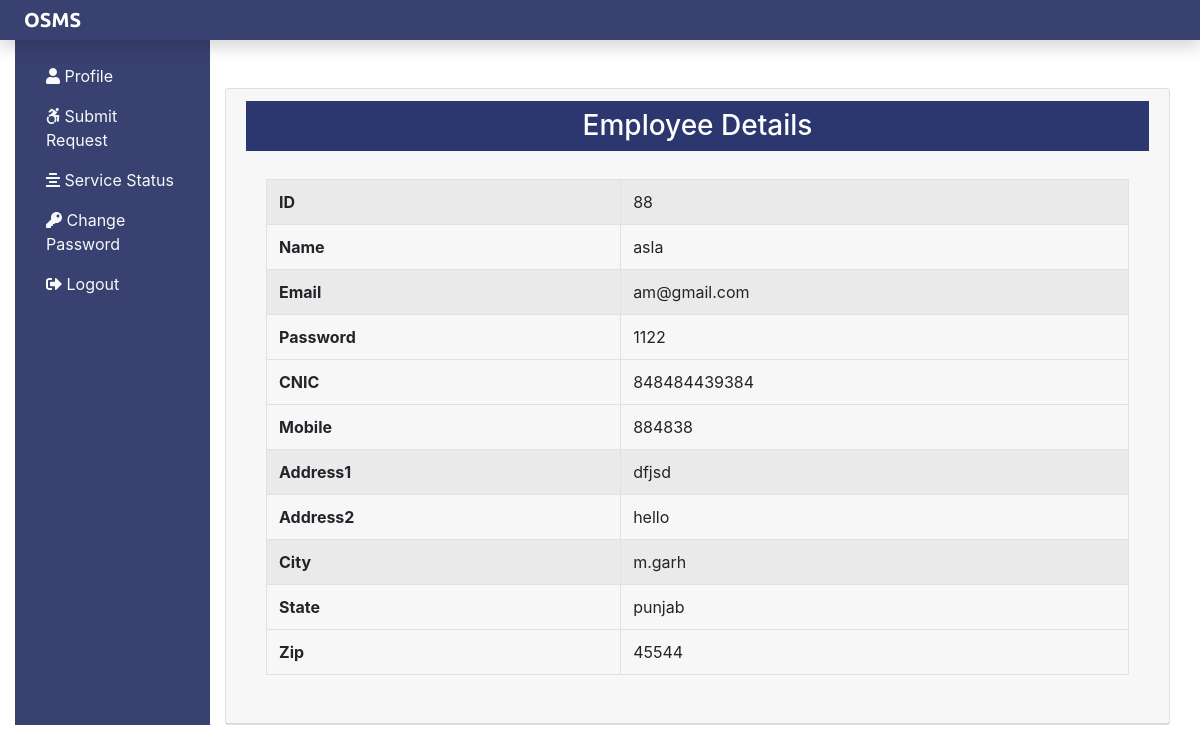
The page /Requester/requesterprofile.php (signed in) on the database its author committed.
### tables this page shows
CREATE TABLE `registration` (
  `id` int(11) NOT NULL,
  `name` varchar(255) NOT NULL,
  `email` varchar(255) NOT NULL,
  `password` varchar(255) NOT NULL,
  `cnic` varchar(255) NOT NULL,
  `mobile` varchar(255) NOT NULL,
  `address1` varchar(255) NOT NULL,
  `address2` varchar(255) NOT NULL,
  `city` varchar(255) NOT NULL,
  `state` varchar(255) NOT NULL,
  `zip` int(11) NOT NULL
);

### session.php (called while the page is built, shortened)
<?php
if (!isset($_SESSION['email'])) {
  echo "<script>window.open('requesterlogin.php','_self')</script>";
}else{
  $id= $_SESSION['email']['id'];
}
?>

### Requester/requesterprofile.php (the view, shortened to what this page needs)
<div class="container-fluid">
<?php
    include('includes/header.php');
    include '../session.php';
?>
            <div class="col-lg-10">
                <br />
                <br />
                <div class="card">
                    <div class="card-header">
                        <span><center><h3 style='background: #2D376F; color:white; padding:8px;'>Employee Details</h3></center></span>
                    <div class="card-body">
                        <table id="table" class="table table-hover table-bordered table-striped">
                            <thead>
                            <tbody>
<?php
    $res=mysqli_query($conn,"select * from registration where id='$id'");
    while($erow=mysqli_fetch_assoc($res)){
?>
                                        <tr>
                                <th>ID</th>
                <td> <?php print $erow['id']; ?></td>
            </tr><tr>
                         <th>  Name </th>
                        <td> <?php print $erow['name']; ?>  </td>
                    </tr>
                    <tr>
                         <th> Email </th>
                        <td>
                          <?php print $erow['email']; ?></td>
                      </tr>
                         <tr>
                             <th> Password </th>
                             <td> <?php print $erow ['password']; ?></td>
                         </tr><tr>
                         <tr>
                             <th> CNIC </th>
                             <td> <?php print $erow ['cnic']; ?></td>
                         </tr><tr>
                            <tr>
                             <th>Mobile </th>
                             <td> <?php print $erow ['mobile']; ?></td>
                         </tr><tr>
                      <tr>
                              <tr>
                             <th>Address1 </th>
                             <td> <?php print $erow ['address1']; ?></td>
                         </tr><tr>
                      <tr>
                            <tr>
                             <th>Address2 </th>
                             <td> <?php print $erow ['address2']; ?></td>
                         </tr><tr>
                      <tr>
                            <tr>
                             <th>City </th>
                             <td> <?php print $erow ['city']; ?></td>
                         </tr><tr>
                      <tr>
                            <tr>
                             <th>State </th>
                             <td> <?php print $erow ['state']; ?></td>
                         </tr><tr>
                      <tr>
                                    <th> Zip</th>
                                <td> <?php print $erow ['zip']; ?></td>
                          </tr>
                                <?php
                 }
                                ?>
                            </tbody>
                        </table>
                    </div>
                </div>
            </div>
        </div>
    </div>
  <?php
    include('includes/footer.php');
  ?>

### rows shown on the page
registration: id "88", name "asla", email "am@gmail.com", password "1122", cnic "848484439384", mobile "884838", address1 "dfjsd", address2 "hello", city "m.garh", state "punjab", zip "45544"
